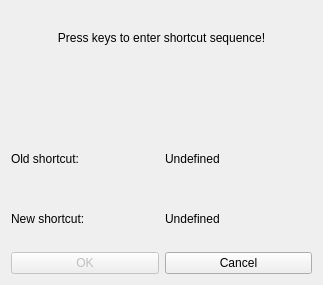
<?xml version="1.0" encoding="UTF-8"?>
<ui version="4.0">
 <class>ShortcutCaptureDialogBase</class>
 <widget class="QDialog" name="ShortcutCaptureDialogBase">
  <property name="geometry">
   <rect>
    <x>0</x>
    <y>0</y>
    <width>323</width>
    <height>285</height>
   </rect>
  </property>
  <property name="windowTitle">
   <string>Enter shortcut sequence</string>
  </property>
  <property name="modal">
   <bool>true</bool>
  </property>
  <layout class="QVBoxLayout">
   <item>
    <widget class="QLabel" name="descrLabel">
     <property name="text">
      <string>Press keys to enter shortcut sequence!</string>
     </property>
     <property name="alignment">
      <set>Qt::AlignCenter</set>
     </property>
     <property name="wordWrap">
      <bool>false</bool>
     </property>
    </widget>
   </item>
   <item>
    <widget class="QLabel" name="messageLabel">
     <property name="text">
      <string/>
     </property>
     <property name="wordWrap">
      <bool>false</bool>
     </property>
    </widget>
   </item>
   <item>
    <layout class="QHBoxLayout">
     <item>
      <widget class="QLabel" name="oshrtTextLabel">
       <property name="text">
        <string>Old shortcut:</string>
       </property>
       <property name="wordWrap">
        <bool>false</bool>
       </property>
      </widget>
     </item>
     <item>
      <widget class="QLabel" name="oshrtLabel">
       <property name="text">
        <string>Undefined</string>
       </property>
       <property name="wordWrap">
        <bool>false</bool>
       </property>
      </widget>
     </item>
    </layout>
   </item>
   <item>
    <layout class="QHBoxLayout">
     <item>
      <widget class="QLabel" name="nshrtTextLabel">
       <property name="text">
        <string>New shortcut:</string>
       </property>
       <property name="wordWrap">
        <bool>false</bool>
       </property>
      </widget>
     </item>
     <item>
      <widget class="QLabel" name="nshrtLabel">
       <property name="text">
        <string>Undefined</string>
       </property>
       <property name="wordWrap">
        <bool>false</bool>
       </property>
      </widget>
     </item>
    </layout>
   </item>
   <item>
    <layout class="QHBoxLayout">
     <item>
      <widget class="QPushButton" name="okButton">
       <property name="enabled">
        <bool>false</bool>
       </property>
       <property name="text">
        <string>OK</string>
       </property>
       <property name="shortcut">
        <string/>
       </property>
      </widget>
     </item>
     <item>
      <widget class="QPushButton" name="cancelButton">
       <property name="text">
        <string>Cancel</string>
       </property>
       <property name="shortcut">
        <string/>
       </property>
      </widget>
     </item>
    </layout>
   </item>
  </layout>
 </widget>
 <layoutdefault spacing="6" margin="11"/>
 <pixmapfunction>qPixmapFromMimeSource</pixmapfunction>
 <resources/>
 <connections/>
</ui>
